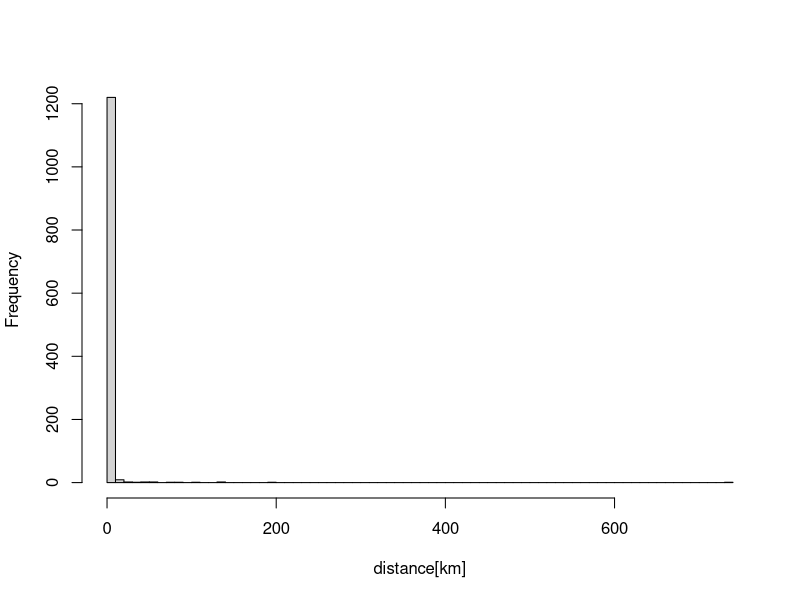
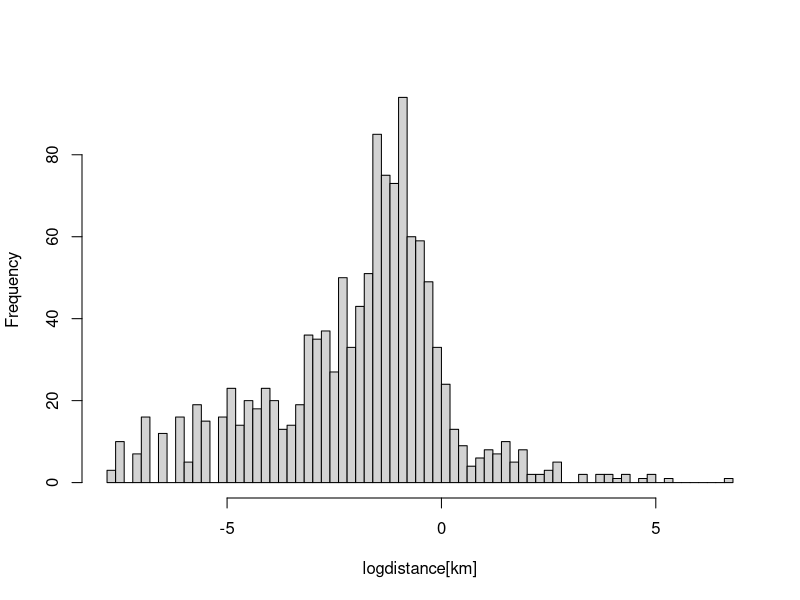
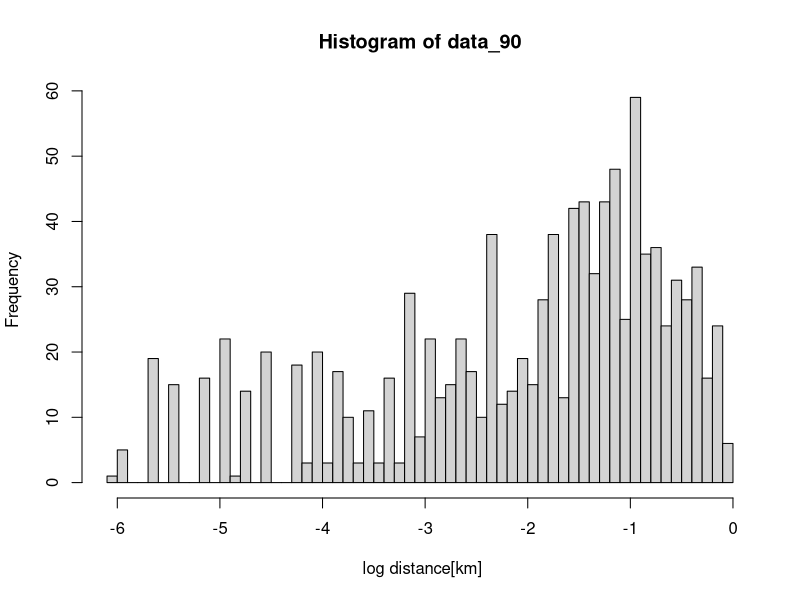
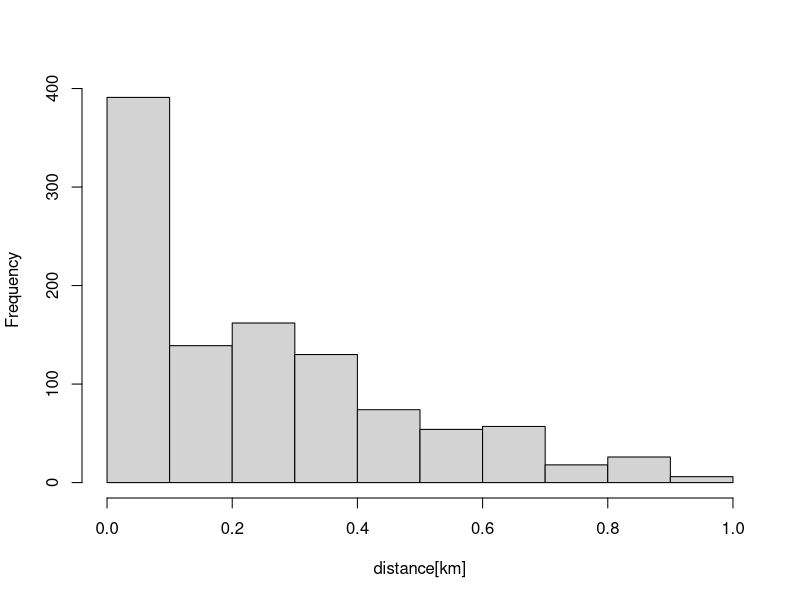

Reproduce these figures in R, in order.
############ STATS ESTIMATED DISTANCES FOR UK POLLINATORS ##############
## CLAUDIA GUTIERREZ, 2022 ###

data<-as.data.frame(read.delim(file.path("data","all_spp_dist.txt"),na.strings = c("NA",""),stringsAsFactors=T))

summary(data$dist)
#Min.  1st Qu.   Median     Mean  3rd Qu.     Max. 
#0.0004   0.0463   0.2119   1.9512   0.4523 741.1294 
hist(data$dist,breaks = 100, xlab="distance[km]", ylab="Frequency", main=NULL)

logdist<-log(data$dist)
summary(logdist)
#   Min. 1st Qu.  Median    Mean 3rd Qu.    Max. 
#-7.7464 -3.0729 -1.5518 -1.9889 -0.7933  6.6082 

hist(logdist,breaks = 100, xlab="logdistance[km]", ylab="Frequency", main=NULL )
quantile(logdist, c(.05,.95))
#     5%        95% 
#  -6.1791303  0.9601137 

exp(-6.1791303)
#0.002072229
exp(0.9601137)
#2.611993

data_90<-subset(logdist, logdist>-6.1791303  & data$dist<0.9601137)
hist(data_90, breaks = 50, xlab=" log distance[km]", ylab="Frequency")
hist(exp(data_90),breaks = 10, xlab="distance[km]", ylab="Frequency", main=NULL)




